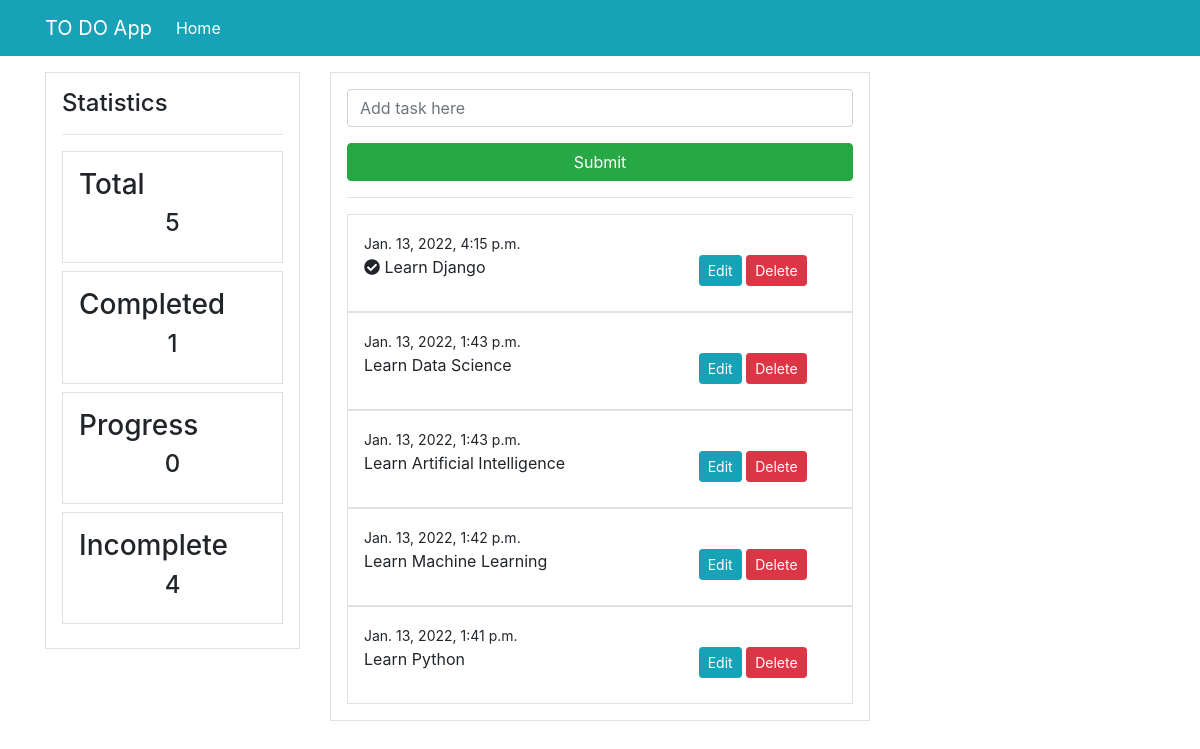
Before: / with the older database file.
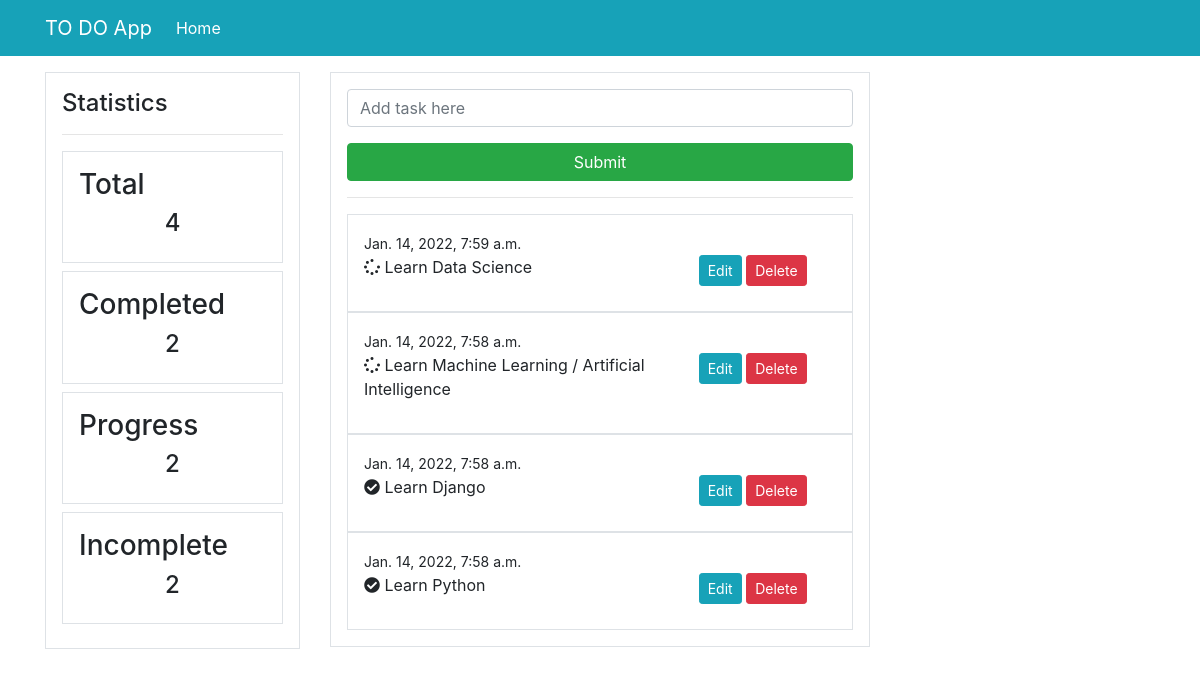
After: the same page with the newer database file.
### main/models.py (models this page shows, shortened)
class Task(models.Model):
    content = models.CharField(max_length=100)
    date = models.DateTimeField(auto_now_add=True)
    complete = models.BooleanField(default=False)
    progress = models.BooleanField(default=False)
    class Meta:
        ordering = ['-date']

### main/views.py (the view)
# urls.py: path('', views.index, name = 'to-do-index'),
def index(request):
    todo = Task.objects.all()
    all_task_counter = todo.count()
    completed_task = Task.objects.filter(complete=True)
    count_completed_task = completed_task.count()
    progress_task = Task.objects.filter(progress=True)
    count_progress_task = progress_task.count()
    count_incompleted_task = all_task_counter - count_completed_task
    if request.method=='POST':
        form = TaskForm(request.POST)
        if form.is_valid():
            form.save()
            return redirect('/')
    else:
        form = TaskForm()
    context = {  ### We have to take key inside ''  <=======
        'todos': todo, ## For displaying all data from the database
        'form': form,  ## Django forms
        'all_task_counter': all_task_counter, ## Counting the total number of task in the list
        'count_completed_task': count_completed_task, ## Counting the completed tasks
        'count_incompleted_task': count_incompleted_task, ## Counting the incmomplete tasks
        'count_progress_task': count_progress_task
    }
    return render(request, 'todotemp/index.html', context)

### main/forms.py
class TaskForm(forms.ModelForm):
    content = forms.CharField(label='', widget=forms.TextInput(attrs={'placeholder': 'Add task here'}))
    class Meta:
        model = Task
        fields = ['content']

### templates/todotemp/index.html (shortened to what this page needs)
{% extends 'partial/base.html' %}
{% block content %}
{% load crispy_forms_tags %}
<div class="border p-3">
    <form method="post">
        {{ form|crispy }}
        <input class="btn btn-success btn-block" type="submit" value="Submit">
    </form>
    <hr>
    {% for todo in todos %}
    <div class="border p-3">
        <small>{{todo.date}}</small>
        <div class="row">
            <div class="col-md-8">
                {% if todo.complete == True %}
                <p><span><i class="fas fa-check-circle"></i></span>
                {{todo.content}}</p>
                {% elif todo.progress == True %}
                <p><span><i class="fas fa-spinner"></i></span>
                    {{todo.content}}</p>
                {% else %}
                <p>{{todo.content}}</p>
                {% endif %}
            </div>
            <div class="col-md-4">
                <a class="btn btn-info btn-sm" href="{% url 'to-do-update' todo.id %}">Edit</a>
                <a class="btn btn-danger btn-sm" href="{% url 'to-do-delete' todo.id %}">Delete</a>
            </div>
        </div>
    </div>
    {% endfor %}
</div>
{% endblock %}

### templates/partial/base.html (shortened to what this page needs)
<!doctype html>
<html lang="en">
  <head>
    <link rel="stylesheet" href="https://cdn.jsdelivr.net/npm/bootstrap@4.6.1/dist/css/bootstrap.min.css">
    <link rel="stylesheet" href="https://use.fontawesome.com/releases/v5.15.4/css/all.css">
  </head>
  <body>
    {% include 'partial/nav.html' %}
    <div class="container">
        <div class="row mt- 3 pt-3">
            <div class="col-md-3">
                    {% include 'partial/aside.html' %}
            </div>
            <div class="col-md-6">
                {% block content %}
                {% endblock %}
            </div>
            <div class="col-md-3">
            </div>
        </div>
    </div>
  </body>
</html>

### templates/partial/nav.html (shortened to what this page needs)
<nav class="navbar navbar-expand-lg navbar-info bg-info">
    <div class="container">
    <a class="navbar-brand text-white" href="#">TO DO App</a>
    <div class="collapse navbar-collapse" id="navbarSupportedContent">
      <ul class="navbar-nav mr-auto">
        <li class="nav-item active">
          <a class="nav-link text-white" href="{% url 'to-do-index' %}">Home <span class="sr-only">(current)</span></a>
        </li>
      </ul>
    </div>
</div>
  </nav>

### templates/partial/aside.html
<div class="border p-3">
    <h4>Statistics</h4>
    <hr>
    <div class="border p-3 mb-2">
        <h3>Total</h3>
        <h4 class="text-center">{{ all_task_counter }}</h4>
    </div>
    <div class="border p-3 mb-2">
        <h3>Completed</h3>
        <h4 class="text-center">{{count_completed_task}}</h4>
    </div>
    <div class="border p-3 mb-2">
        <h3>Progress</h3>
        <h4 class="text-center">{{count_progress_task}}</h4>
    </div>
    <div class="border p-3 mb-2">
        <h3>Incomplete</h3>
        <h4 class="text-center">{{count_incompleted_task}}</h4>
    </div>
</div>

Changed rows visible on the page:
removed Task: date "Jan. 13, 2022, 4:15 p.m.", content "Learn Django"
removed Task: date "Jan. 13, 2022, 1:43 p.m.", content "Learn Data Science"
removed Task: date "Jan. 13, 2022, 1:43 p.m.", content "Learn Artificial Intelligence"
removed Task: date "Jan. 13, 2022, 1:42 p.m.", content "Learn Machine Learning"
removed Task: date "Jan. 13, 2022, 1:41 p.m.", content "Learn Python"
added Task: date "Jan. 14, 2022, 7:59 a.m.", content "Learn Data Science"
added Task: date "Jan. 14, 2022, 7:58 a.m.", content "Learn Machine Learning / Artificial Intelligence"
added Task: date "Jan. 14, 2022, 7:58 a.m.", content "Learn Django"
added Task: date "Jan. 14, 2022, 7:58 a.m.", content "Learn Python"
Other visible differences:
{{ all_task_counter }}: "5" → "4"
{{ count_completed_task }}: "1" → "2"
{{ count_progress_task }}: "0" → "2"
{{ count_incompleted_task }}: "4" → "2"
